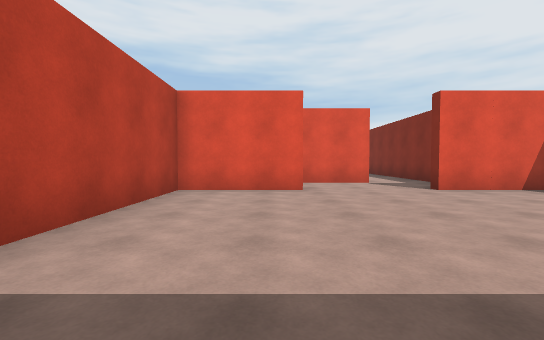
View 1 (above)

14 first-person views from a walk through a 3-D level made in the Unity game engine. The camera is 1.2 m above the floor, tilts 2° down and sees 90° across. The floor is counted in squares, 2 m on a side. Each view is taken from the middle of a square. On the plan, view 1 faces up. The plan holds only what a view shows up to about 9 squares ahead; the rest is blank. The place goes on beyond the plan. The player character is not drawn.

View 2
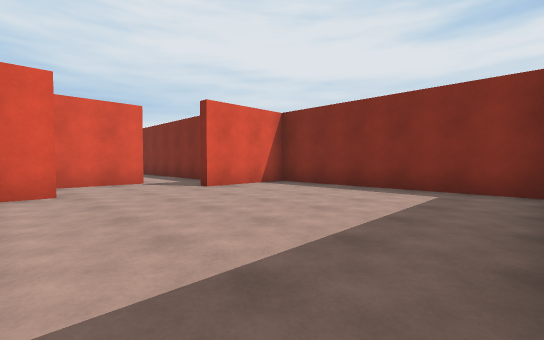

View 3
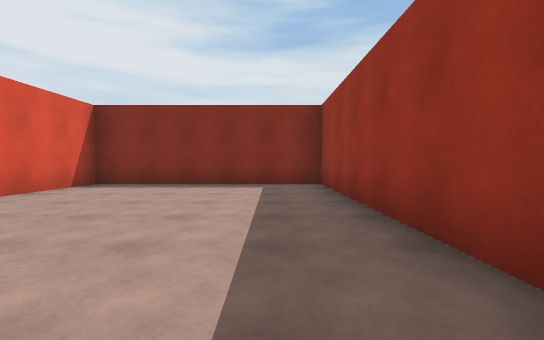

View 4
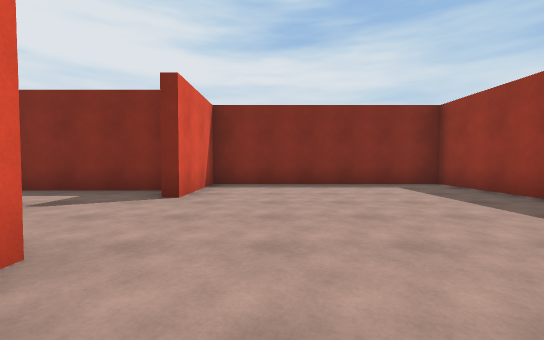

View 5
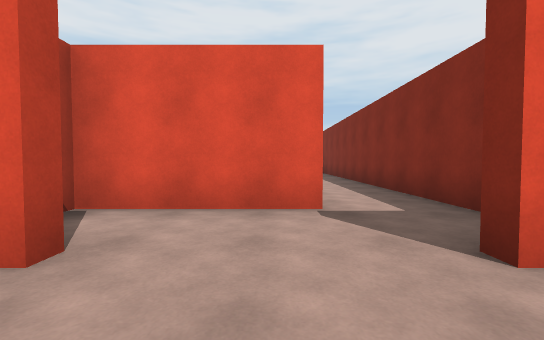

View 6
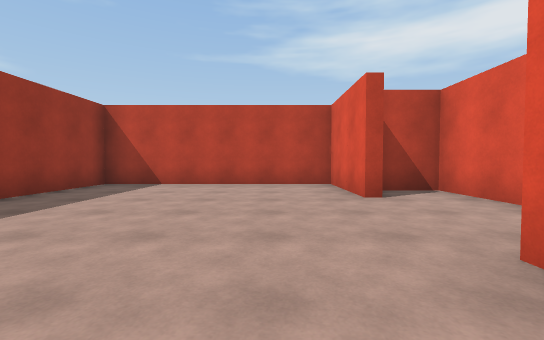

View 7
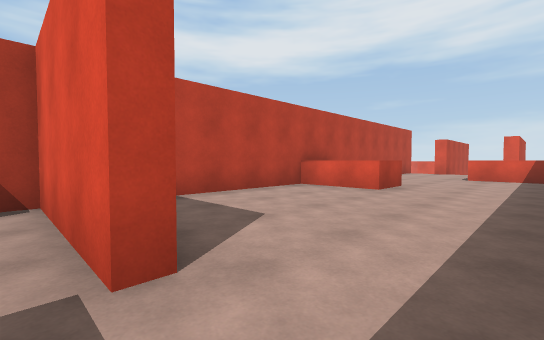

View 8
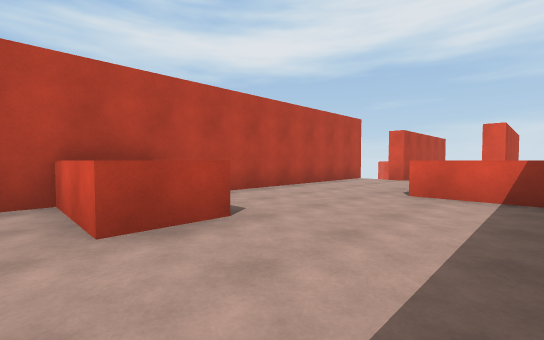

View 9
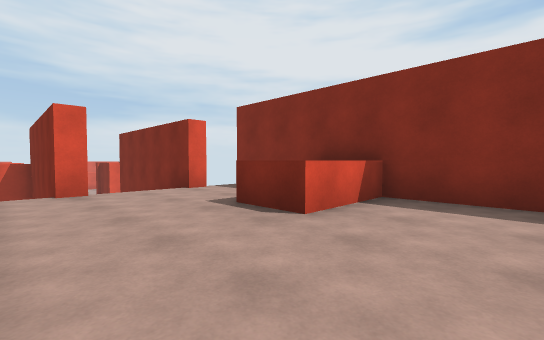

View 10
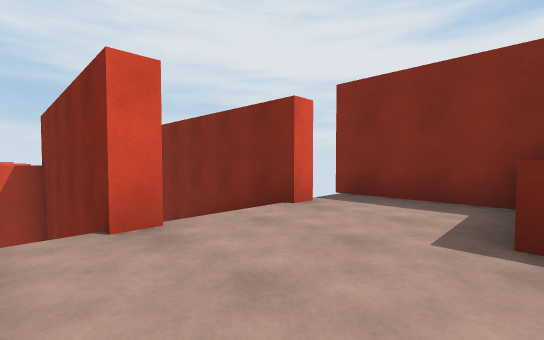

View 11
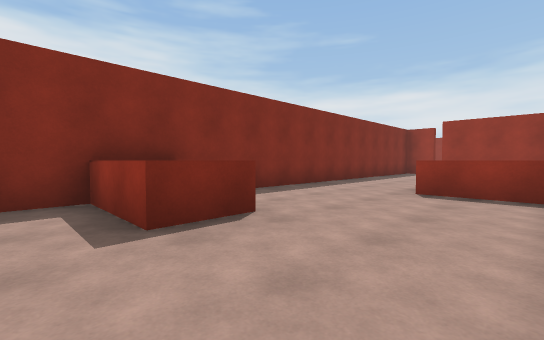

View 12
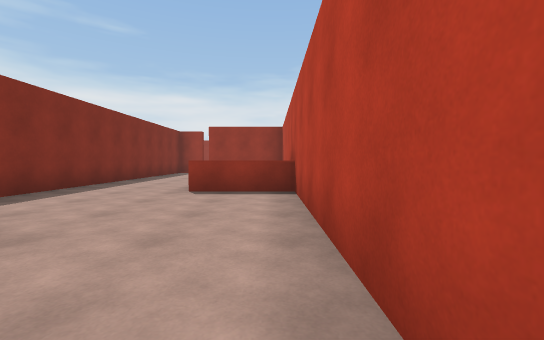

View 13
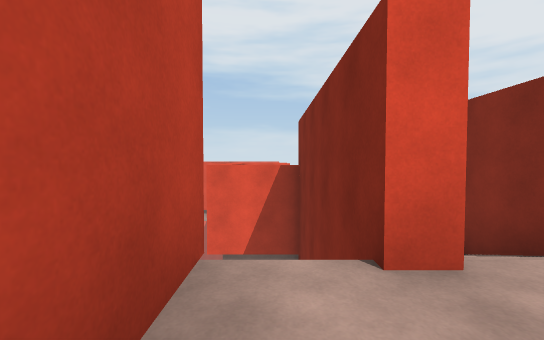

View 14
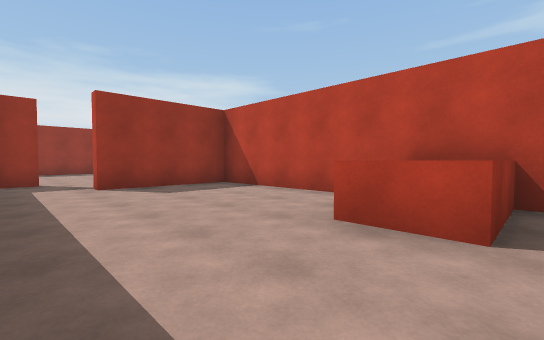

### Floor plan
Key: @ floor where view 1 was taken; # wall or solid block; . floor; / step, stairs or slope; ^ raised ledge.
Columns run from 2 left of view 1 to 6 right of it. Each row starts with its distance up from view 1.
 25    # #
 24    # #
 23    # #
 22    #/#
 21  # #/# #
 20  #.....#
 19  #.....#
 18  #...^^#
 17  #...^^#
 16  #.....#
 15  #.....#
 14  #.....#
 13  #^^...#
 12  #.....#
 11  #.....#
 10  #.....#
  9  #.....#
  8  ####..#
  7  #.....#
  6 ###...###
  5 #.......#
  4 #.......#
  3 #.......#
  2 #.......#
  1 #.......#
  0 #.@.....#
 -1 #########

Positions as (right, up) in squares from view 1, and headings:
1: (0, 0), facing up
2: (0, 0), facing up-right
3: (-1, 1), facing right
4: (-1, 4), facing right
5: (2, 4), facing up
6: (5, 4), facing left
7: (4, 7), facing up-left
8: (4, 12), facing up-left
9: (0, 15), facing up-right
10: (0, 18), facing up-right
11: (0, 19), facing down-right
12: (0, 19), facing down
13: (0, 19), facing up
14: (4, 14), facing down-left
